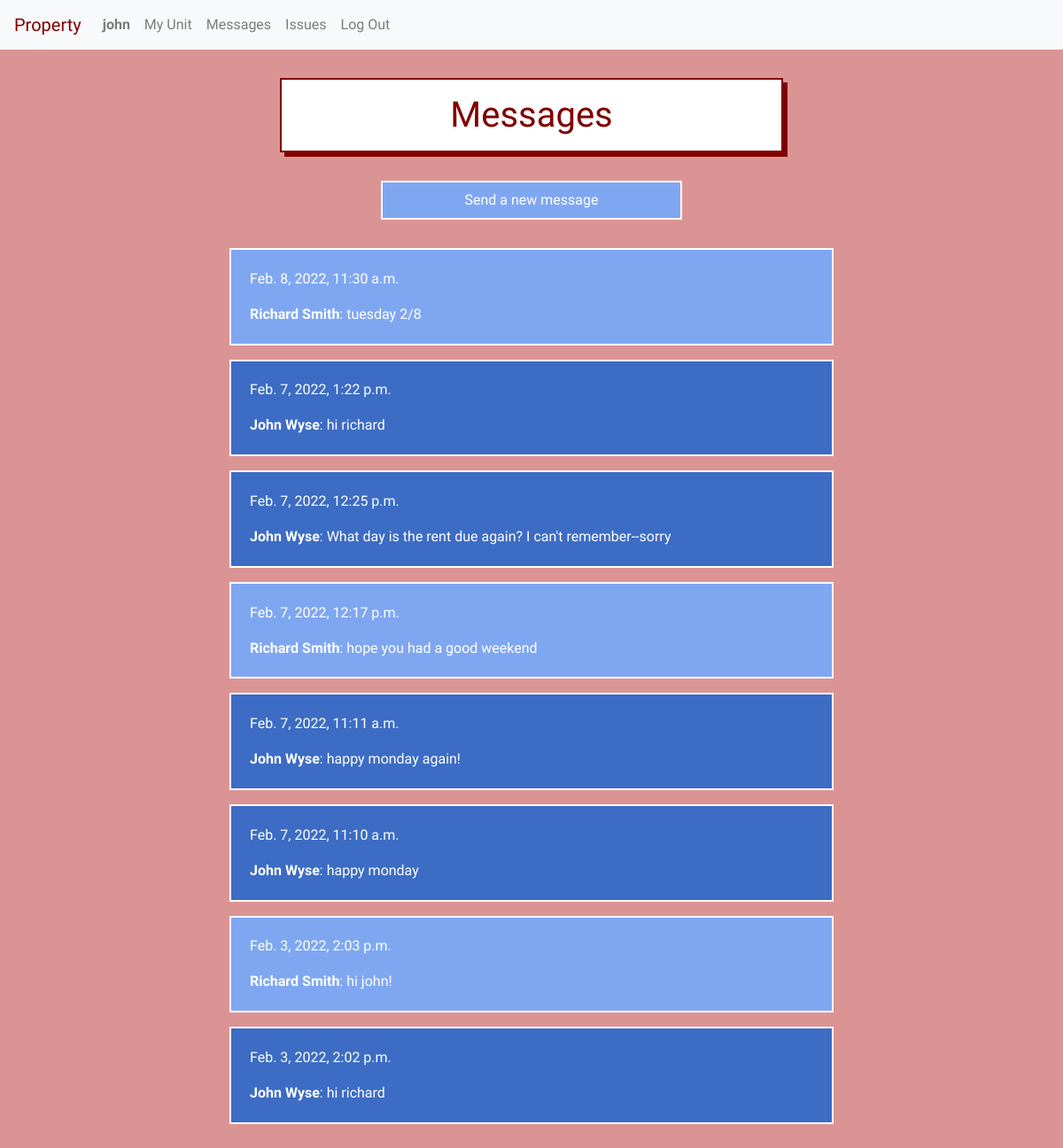
/messages (signed in), run on the app's committed database.
### property/models.py (models this page shows, shortened)
class User(AbstractUser):
    tenant = models.BooleanField(default=True)
    manager = models.BooleanField(default=False)

class Message(models.Model):
    sender = models.ForeignKey(User, on_delete=models.CASCADE, related_name="senders")
    recipient = models.ForeignKey(User, on_delete=models.CASCADE, related_name="recipients")
    timestamp = models.DateTimeField(default=timezone.now)
    image = models.URLField(blank=True, default='', max_length=1000)
    text = models.TextField(max_length=1000, default=" ", null=False, blank=False)
    read = models.BooleanField(default=False)

### property/views.py (the view, shortened to what this page needs)
# urls.py: path("messages", views.messages, name="messages"),
@login_required
def messages(request):
    if request.method == "GET":
        user = User.objects.get(username=request.user)
        if user.tenant == True:
            try:
                unit_count = Unit.objects.filter(tenant=request.user).count()
            except ObjectDoesNotExist:
                unit_count = 0
            print(unit_count)
            if unit_count == 1:
                unit_claimed = True
            else:
                unit_claimed = False
            messages = Message.objects.filter(sender=user).values_list('id') | Message.objects.filter(recipient=user).values_list('id')
            ordered_messages = Message.objects.filter(id__in=messages).order_by('-timestamp')
            return render(request, 'property/messages.html', {
                "messages": ordered_messages,
                "unit_claimed": unit_claimed
            })
    else:
        return render(request, 'property/error.html')

### property/templates/property/messages.html (shortened to what this page needs)
{% extends "property/layout.html" %}
{% block body %}
<h1>Messages</h1>
{% if user.tenant %}
    {% if unit_claimed %}
        <button onclick="show_send_message_form_block()" class="send_a_message">Send a new message</button>
    {% else %}
        <br><br>
        You must claim an address and property manager before you can send or recieve messages.
    {% endif %}
    {% for message in messages %}
    <div class="listed-item-messages-{{message.sender.tenant}}">
        <div class="original_message_content">
            <p class="timestamp">{{ message.timestamp }}</p>
            <p id="original_content_{{message.id}}"><strong>{{ message.sender.first_name }} {{ message.sender.last_name }}</strong>: {{ message.text }}</p>
        </div>
    </div>
    {% endfor %}
{% endif %}
{% endblock %}

### property/templates/property/layout.html (shortened to what this page needs)
{% load static %}
<!DOCTYPE html>
<html lang="en">
    <head>
        <link rel="stylesheet" href="https://stackpath.bootstrapcdn.com/bootstrap/4.3.1/css/bootstrap.min.css">
        <link href="{% static 'property/styles.css' %}" rel="stylesheet">
    </head>
    <body>
        {% if user.is_authenticated %}
        <nav class="navbar sticky-top navbar-expand-lg navbar-light bg-light">
            <a id="property" class="navbar-brand" href="{% url 'index' %}">Property</a>
            <div class="collapse navbar-collapse" id="navbarTogglerDemo02">
              <ul class="navbar-nav mr-auto mt-2 mt-lg-0">
                <li class="nav-item">
                    <a class="nav-link" href="{% url 'profile' %}"><strong>{{ user.username }}</strong></a>
                </li>
                {% if user.tenant %}
                <li class="nav-item">
                    <a class="nav-link" href="{% url 'index' %}">My Unit</a>
                </li>
                {% endif %}
                <li class="nav-item">
                    <a class="nav-link" href="{% url 'messages' %}">Messages</a>
                </li>
                <li class="nav-item">
                    <a class="nav-link" href="{% url 'issues' %}">Issues</a>
                </li>
                <li class="nav-item">
                    <a class="nav-link" href="{% url 'logout' %}">Log Out</a>
                </li>
              </ul>
            </div>
          </nav>
        {% endif %}
        <div class="body">
        {% block body %}
        {% endblock %}
        </div>
    </body>
</html>

### property/static/property/styles.css (style rules this page uses)
:root { --blue: rgb(60, 108, 196); --lightblue: rgb(127, 167, 241); }
body { background-color: rgb(219, 148, 148); color: maroon; font-family: 'Yusei Magic', sans-serif; }
#property { color: maroon; }
.body { padding: 2rem; text-align: center; }
h1 { padding: 1rem; margin-bottom: 1rem; margin: auto; text-align: center; border: maroon solid 2px; background-color: white; color: maroon; display: block; box-shadow: 5px 5px; width: 50%; min-width: 350px; }
.listed-item-messages-True { padding: .3rem; margin: auto; width: 60%; min-width: 300px; margin-bottom: 1rem; text-align: center; border: white solid 2px; background-color: var(--blue); color: white; display: block; }
.listed-item-messages-False { padding: .3rem; margin: auto; width: 60%; min-width: 300px; margin-bottom: 1rem; text-align: center; border: white solid 2px; background-color: var(--lightblue); color: white; display: block; }
.send_a_message { padding: 0.5rem; margin: auto; width: 30%; min-width: 200px; margin-bottom: 2rem; margin-top: 2rem; text-align: center; border: white solid 2px; background-color: var(--lightblue); color: white; }
.edit_message, .original_message_content { width: 80%; min-width: 250px; text-align: left; margin: 1rem; }

### data on the page
User: username "john"
Message: timestamp "Feb. 8, 2022, 11:30 a.m.", sender.first_name "Richard", sender.last_name "Smith", text "tuesday 2/8"
Message: timestamp "Feb. 7, 2022, 1:22 p.m.", sender.first_name "John", sender.last_name "Wyse", text "hi richard"
Message: timestamp "Feb. 7, 2022, 12:25 p.m.", sender.first_name "John", sender.last_name "Wyse", text "What day is the rent due again? I can't remember--sorry"
Message: timestamp "Feb. 7, 2022, 12:17 p.m.", sender.first_name "Richard", sender.last_name "Smith", text "hope you had a good weekend"
Message: timestamp "Feb. 7, 2022, 11:11 a.m.", sender.first_name "John", sender.last_name "Wyse", text "happy monday again!"
Message: timestamp "Feb. 7, 2022, 11:10 a.m.", sender.first_name "John", sender.last_name "Wyse", text "happy monday"
Message: timestamp "Feb. 3, 2022, 2:03 p.m.", sender.first_name "Richard", sender.last_name "Smith", text "hi john!"
Message: timestamp "Feb. 3, 2022, 2:02 p.m.", sender.first_name "John", sender.last_name "Wyse", text "hi richard"
